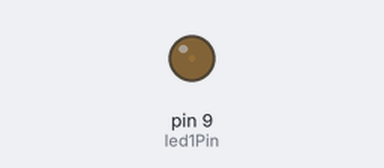
Simulated run of this sketch. Board: Arduino Uno, built with avr-gcc and run on an emulated ATmega328P. Shown: output pins drawn as LEDs (lit = HIGH).

Above: at 0.05 s.
At 0.3 s:
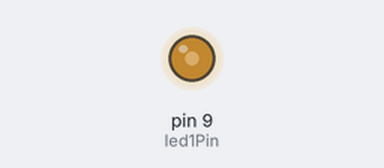
At 0.4 s:
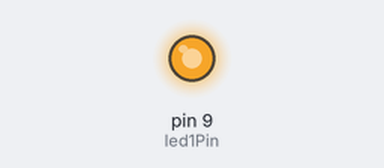
At 0.55 s:
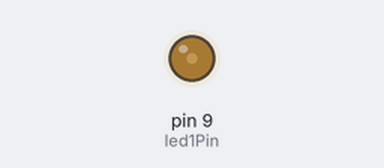
Timing chart, 0 to 3.0 s (numbered marks = the images above):
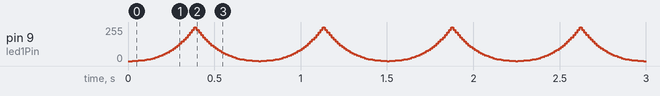

The sketch:

pwm_6_states_lum_correction_32.ino
```cpp
/*
  Change brightness of LED linearly to Human eye
  32 step brightness using 8 bit PWM of Arduino
  brightness step 24 should be twice bright than step 12 to your eye.

  https://ledshield.wordpress.com/2012/11/13/led-brightness-to-your-eye-gamma-correction-no/
*/


#include <avr/pgmspace.h>
#define CIELPWM(a) (pgm_read_byte_near(CIEL8 + a)) // CIE Lightness lookup table function

/*
  5 bit CIE Lightness to 8 bit PWM conversion
  https://ledshield.wordpress.com/2012/11/13/led-brightness-to-your-eye-gamma-correction-no/
  L* = 116(Y/Yn)^1/3 - 16 , Y/Yn > 0.008856
  L* = 903.3(Y/Yn), Y/Yn <= 0.008856
*/

const uint8_t CIEL8[] PROGMEM = {
  0,    1,    2,    3,    4,    5,    7,    9,    12,
  15,    18,    22,    27,    32,    38,    44,    51,    58,
  67,    76,    86,    96,    108,    120,    134,    148,    163,
  180,    197,    216,    235,    255
};

int brightness = 0;  // initial brightness of LED
int fadeAmount = 1;
int led1Pin = 9;     // pause between each interval (32)

unsigned long startTime = 0;    // timing variables
const long interval = 12;


void setup()  {
  pinMode(led1Pin, OUTPUT);     // declare pin 9 to be an output:
}

void loop()  {
  unsigned long currentTime = millis();
  if (currentTime - startTime >= interval)
  {
    startTime += interval;                         // increment timing sequence
    analogWrite(led1Pin, CIELPWM(brightness));     // set the brightness of pin 9:, 0-31, 5 bit steps of brightness
    brightness += fadeAmount;                      // change the brightness for next time through the loop:
    if (brightness == 0 || brightness == 31)       // reverse the direction of the fading at the ends of the fade:
    {
      fadeAmount = -fadeAmount ;
    }
  }
}
```
